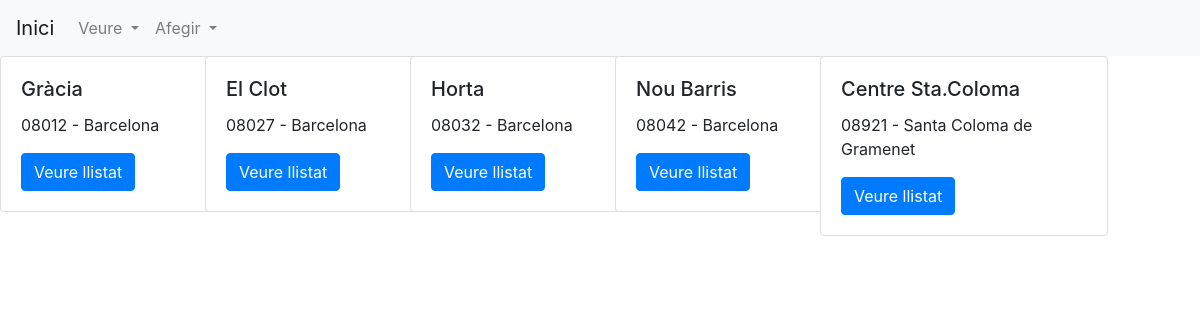
The app's page /php/menuprincipal.php with its own data.
### tables this page shows
CREATE TABLE `barris` (
  `codiPostal` char(6) NOT NULL,
  `nomBarri` varchar(30) NOT NULL,
  `Poblacio` varchar(100) NOT NULL
);

### php/menuprincipal.php (the view, shortened to what this page needs)
<?php
echo '
<head>
    <link rel="stylesheet" href="https://stackpath.bootstrapcdn.com/bootstrap/4.1.1/css/bootstrap.min.css"
>
</head>
<body>
<div>
        <nav class="navbar navbar-expand-lg navbar-light bg-light">
            <a class="navbar-brand" href="../../menuprincipal.php">Inici</a>
            <div class="collapse navbar-collapse" id="navbarSupportedContent">
                <ul class="navbar-nav mr-auto">
                    <li class="nav-item dropdown">
                        <a class="nav-link dropdown-toggle" href="#" id="navbarDropdown" role="button"
                            data-toggle="dropdown" aria-haspopup="true" aria-expanded="false">
                            Veure
                        </a>
                    </li>
                    <li class="nav-item dropdown">
                        <a class="nav-link dropdown-toggle" href="#" id="navbarDropdown" role="button"
                            data-toggle="dropdown" aria-haspopup="true" aria-expanded="false">
                            Afegir
                        </a>
                    </li>
                </ul>
            </div>
        </nav>
    </div>
<div class="row">
';
    totselsbarris();
    function totselsbarris()
    {
	$host = "localhost";
	$user = "root";
	$pass = "";
	$db = "projectefinal";
    $connect = mysqli_connect ($host, $user, $pass, $db) or die ("Error de Connexió");
    $sentenciasql = "SELECT * FROM barris";
    $sql= mysqli_query($connect, $sentenciasql);
    $rowCount = mysqli_num_rows($sql);
    if($rowCount>0){
    while($mostrar=mysqli_fetch_array($sql)){
            echo '
            <div class="col-sm-2">
            <div class="card" style="width: 18rem;">
                <div class="card-body">
                    <h5 class="card-title">'.$mostrar['nomBarri'].'</h5>
                    <p class="card-text">'.$mostrar['codiPostal'].' - '.$mostrar['Poblacio'].' </p>
                    <a href="Pacients/veurePacients.php?CodiPostalBarri='.$mostrar['codiPostal'].'" class="btn btn-primary">Veure llistat</a>
                </div>
            </div>
            </div>
            ';
        }
    }
    else{
        echo "No s'ha trobat cap registre";
    }
    }
    echo '
        </body>
        </html>
        ';
?>

### records on screen
barris: nomBarri "Gràcia", codiPostal "08012", Poblacio "Barcelona"
barris: nomBarri "El Clot", codiPostal "08027", Poblacio "Barcelona"
barris: nomBarri "Horta", codiPostal "08032", Poblacio "Barcelona"
barris: nomBarri "Nou Barris", codiPostal "08042", Poblacio "Barcelona"
barris: nomBarri "Centre Sta.Coloma", codiPostal "08921", Poblacio "Santa Coloma de Gramenet"
